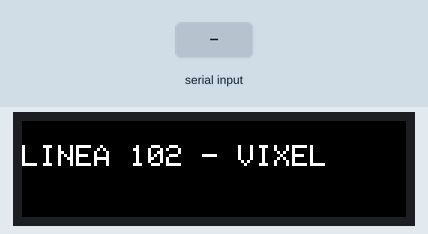
The sketch below on a simulated ESP32. Shown: 128×32 colour display. The test bench sets the inputs (shaded band). What the sketch prints to the serial monitor is not drawn.

Above: at 1.2 s.
1.3 s: "TXT:\n" received over the second serial link
2.8 s: "1\n" received over the second serial link
Timing chart, 0 to 5.8 s (numbered marks = the images above; inputs shaded):
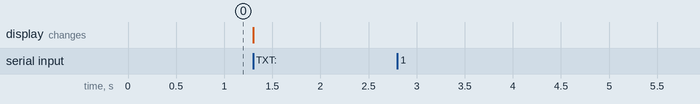

Measured:
- after the input at 2.8 s, every drawn part: stays the same

The sketch:

pantalla_led.ino
```cpp
#include <HardwareSerial.h>
#include <ESP32-HUB75-MatrixPanel-I2S-DMA.h>

// =========================================================================
// Librerias necesarias (Arduino IDE > Administrador de bibliotecas):
//   - ESP32 HUB75 LED MATRIX PANEL DMA Display  (mrfaptastic)
//
// Esta placa es un segundo ESP32 dedicado UNICAMENTE a manejar la pantalla
// HUB75. No toca GPS/GPRS/SIM808/DFPlayer: eso vive en el otro ESP32
// (tracker_gps/tracker_gps.ino), que es el que decide que mostrar y
// cuando. Esta placa solo recibe el texto por UART y lo dibuja.
//
// Protocolo (lineas de texto terminadas en '\n'):
//   TXT:<texto a mostrar>
//
// Conexion entre placas: GND en comun + 1 cable desde LINK_TX_PIN del
// tracker hasta LINK_RX_PIN de esta placa.
// =========================================================================

// HUB75 (2 paneles 64x32 encadenados = 128x32)
#define HUB75_R1_PIN 25
#define HUB75_G1_PIN 26
#define HUB75_B1_PIN 27
#define HUB75_R2_PIN 32
#define HUB75_G2_PIN 33
#define HUB75_B2_PIN 4
#define HUB75_A_PIN  5
#define HUB75_B_PIN  18
#define HUB75_C_PIN  19
#define HUB75_D_PIN  21
#define HUB75_OE_PIN 22
#define HUB75_LAT_PIN 23
#define HUB75_CLK_PIN 16

#define PANEL_RES_X 64
#define PANEL_RES_Y 32
#define PANEL_CHAIN 2 // 2 paneles de 64x32 -> 128x32 total

// Link serial hacia el ESP32 tracker. UART de hardware libre (esta placa
// no usa SIM808 ni DFPlayer), pines fuera de la lista del HUB75 de arriba.
#define LINK_RX_PIN 13
#define LINK_TX_PIN 14 // sin uso real por ahora, queda para un futuro ACK

HardwareSerial trackerLink(2); // UART2

MatrixPanel_I2S_DMA *dma_display = nullptr;
String textoActual = "LINEA 102 - VIXEL";
String lineaEntrante = "";

// -------------------------------------------------------
// Inicializar pantalla LED HUB75
// -------------------------------------------------------
void inicializarPantalla() {
  HUB75_I2S_CFG::i2s_pins pines = {
    HUB75_R1_PIN, HUB75_G1_PIN, HUB75_B1_PIN,
    HUB75_R2_PIN, HUB75_G2_PIN, HUB75_B2_PIN,
    HUB75_A_PIN, HUB75_B_PIN, HUB75_C_PIN, HUB75_D_PIN,
    -1, // pin E: no se usa en paneles 1/16 scan (64x32)
    HUB75_LAT_PIN, HUB75_OE_PIN, HUB75_CLK_PIN
  };

  HUB75_I2S_CFG mxconfig(PANEL_RES_X, PANEL_RES_Y, PANEL_CHAIN, pines);
  dma_display = new MatrixPanel_I2S_DMA(mxconfig);
  dma_display->begin();
  dma_display->setBrightness8(90);
}

// -------------------------------------------------------
// Mostrar un texto estatico en la pantalla LED
// -------------------------------------------------------
void mostrarTexto(const String& texto) {
  if (dma_display == nullptr) return;
  dma_display->clearScreen();
  dma_display->setTextSize(1);
  dma_display->setTextColor(dma_display->color565(255, 255, 255));
  dma_display->setCursor(0, 8);
  dma_display->print(texto);
}

// -------------------------------------------------------
// Interpretar una linea recibida del tracker
// -------------------------------------------------------
void procesarLinea(const String& linea) {
  if (linea.startsWith("TXT:")) {
    textoActual = linea.substring(4);
    Serial.print("[LINK] Nuevo texto: "); Serial.println(textoActual);
    mostrarTexto(textoActual);
  } else if (linea.length() > 0) {
    Serial.print("[LINK] Comando desconocido: "); Serial.println(linea);
  }
}

void setup() {
  Serial.begin(115200);
  Serial.println("--- ESP32 PANTALLA LED (esclava del tracker) ---");

  inicializarPantalla();
  mostrarTexto(textoActual);

  trackerLink.begin(9600, SERIAL_8N1, LINK_RX_PIN, LINK_TX_PIN);
  Serial.println("Esperando comandos del tracker...");
}

void loop() {
  while (trackerLink.available()) {
    char c = trackerLink.read();
    if (c == '\n') {
      procesarLinea(lineaEntrante);
      lineaEntrante = "";
    } else if (c != '\r') {
      lineaEntrante += c;
    }
  }
}
```
